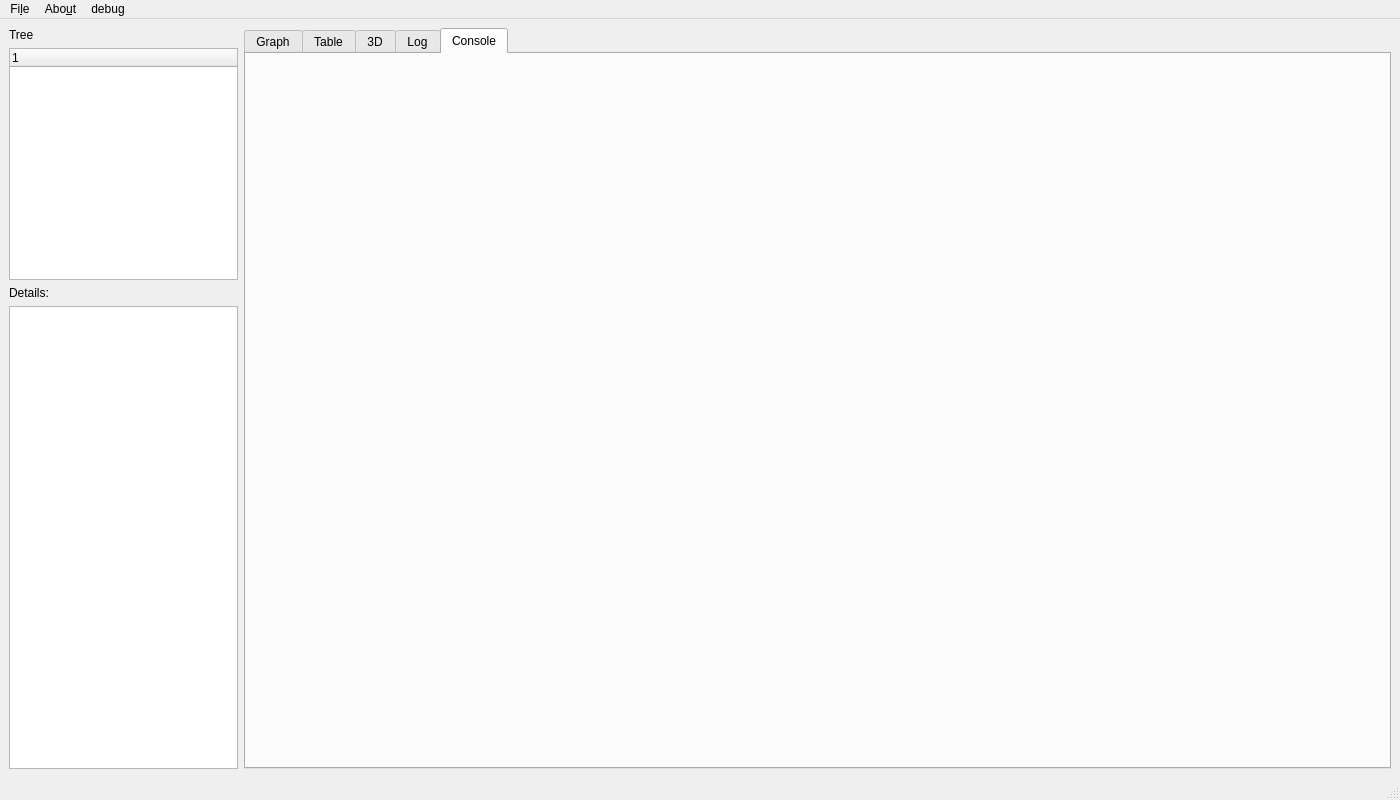
<?xml version="1.0" encoding="UTF-8"?>
<ui version="4.0">
 <class>MainWindow</class>
 <widget class="QMainWindow" name="MainWindow">
  <property name="geometry">
   <rect>
    <x>0</x>
    <y>0</y>
    <width>1400</width>
    <height>800</height>
   </rect>
  </property>
  <property name="sizePolicy">
   <sizepolicy hsizetype="Expanding" vsizetype="Expanding">
    <horstretch>0</horstretch>
    <verstretch>0</verstretch>
   </sizepolicy>
  </property>
  <property name="maximumSize">
   <size>
    <width>16777215</width>
    <height>16777215</height>
   </size>
  </property>
  <property name="windowTitle">
   <string>MainWindow</string>
  </property>
  <widget class="QWidget" name="centralwidget">
   <property name="sizePolicy">
    <sizepolicy hsizetype="Maximum" vsizetype="Maximum">
     <horstretch>1</horstretch>
     <verstretch>1</verstretch>
    </sizepolicy>
   </property>
   <property name="minimumSize">
    <size>
     <width>800</width>
     <height>600</height>
    </size>
   </property>
   <layout class="QGridLayout" name="gridLayout">
    <item row="0" column="0">
     <layout class="QHBoxLayout" name="horizontalLayout" stretch="1,5">
      <property name="sizeConstraint">
       <enum>QLayout::SetNoConstraint</enum>
      </property>
      <item>
       <layout class="QVBoxLayout" name="verticalLayout" stretch="0,2,0,4">
        <item>
         <widget class="QLabel" name="label_project_tree">
          <property name="text">
           <string>Tree</string>
          </property>
         </widget>
        </item>
        <item>
         <widget class="QTreeWidget" name="treeWidget">
          <column>
           <property name="text">
            <string notr="true">1</string>
           </property>
          </column>
         </widget>
        </item>
        <item>
         <widget class="QLabel" name="label_object_details">
          <property name="text">
           <string>Details:</string>
          </property>
         </widget>
        </item>
        <item>
         <widget class="QTableView" name="tableView"/>
        </item>
       </layout>
      </item>
      <item>
       <widget class="QTabWidget" name="main_tabWidget">
        <property name="currentIndex">
         <number>4</number>
        </property>
        <widget class="QWidget" name="tab_graph">
         <attribute name="title">
          <string>Graph</string>
         </attribute>
        </widget>
        <widget class="QWidget" name="tab_table">
         <attribute name="title">
          <string>Table</string>
         </attribute>
        </widget>
        <widget class="QWidget" name="tab_3d">
         <attribute name="title">
          <string>3D</string>
         </attribute>
        </widget>
        <widget class="QWidget" name="tab_log">
         <attribute name="title">
          <string>Log</string>
         </attribute>
        </widget>
        <widget class="QWidget" name="tab_console">
         <attribute name="title">
          <string>Console</string>
         </attribute>
        </widget>
       </widget>
      </item>
     </layout>
    </item>
   </layout>
  </widget>
  <widget class="QMenuBar" name="menubar">
   <property name="geometry">
    <rect>
     <x>0</x>
     <y>0</y>
     <width>1400</width>
     <height>22</height>
    </rect>
   </property>
   <widget class="QMenu" name="menuFile">
    <property name="title">
     <string>Fi&amp;le</string>
    </property>
    <addaction name="actionOpen"/>
    <addaction name="actionSave_as"/>
    <addaction name="separator"/>
    <addaction name="actionimport"/>
   </widget>
   <widget class="QMenu" name="menuAbout">
    <property name="title">
     <string>Abo&amp;ut</string>
    </property>
    <addaction name="actionHelp"/>
    <addaction name="actionVersion"/>
   </widget>
   <widget class="QMenu" name="menudebug">
    <property name="title">
     <string>debug</string>
    </property>
    <addaction name="actiondebug_open"/>
   </widget>
   <addaction name="menuFile"/>
   <addaction name="menuAbout"/>
   <addaction name="menudebug"/>
  </widget>
  <widget class="QStatusBar" name="statusbar"/>
  <action name="actionOpen">
   <property name="text">
    <string>&amp;Open</string>
   </property>
  </action>
  <action name="actionimport">
   <property name="text">
    <string>&amp;import</string>
   </property>
  </action>
  <action name="actionHelp">
   <property name="text">
    <string>&amp;Help</string>
   </property>
  </action>
  <action name="actionVersion">
   <property name="text">
    <string>&amp;Version</string>
   </property>
  </action>
  <action name="actionSave_as">
   <property name="text">
    <string>&amp;Save_as</string>
   </property>
  </action>
  <action name="actiondebug_open">
   <property name="text">
    <string>debug_open</string>
   </property>
  </action>
  <action name="actionopen_console">
   <property name="text">
    <string>open_console</string>
   </property>
  </action>
 </widget>
 <resources/>
 <connections/>
</ui>
